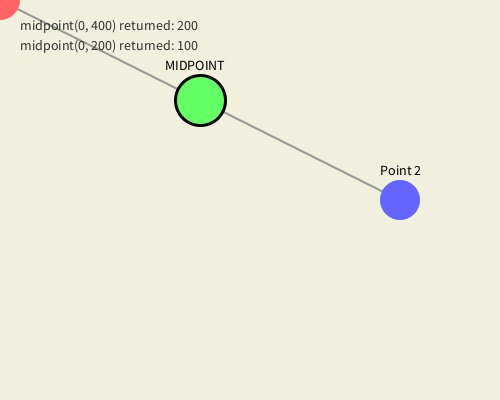
Frame 1 (no input)
Frame 60 (the mouse pressed at the canvas centre just before this capture): identical to frame 1, image omitted
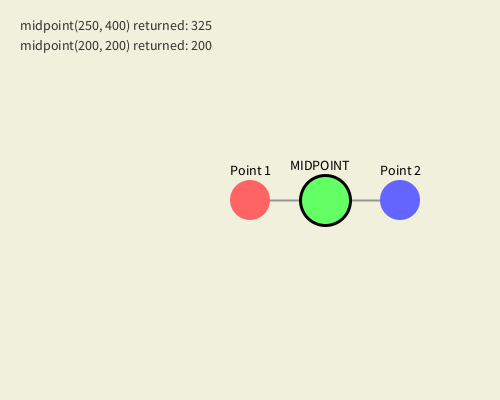
Frame 120 (the mouse held since frame 60 and released just before this capture)

The Processing sketch that drew these frames (run headless with seeded random() and noise(); from frame 60 on, the mouse is pressed at the canvas centre):

// Processing sketch: Day_7_Activity2_midpoint
// ── Day_7_Activity2_midpoint.pde
// Activity 3: Midpoint Visualizer
// Learn: Non-void functions that RETURN a value
// The midpoint() function returns the middle between two numbers

// Two draggable points
float point1X, point1Y;
float point2X, point2Y;

void setup() {
  size(500, 400);
  
  // Set initial positions for our two points
  point1X = 100;
  point1Y = 200;
  point2X = 400;
  point2Y = 200;
}

void draw() {
  background(240, 240, 220);
  
  // Point 1 follows the mouse
  point1X = mouseX;
  point1Y = mouseY;
  
  // Calculate midpoints using our function
  // The function RETURNS a value that we store in variables
  float midX = midpoint(point1X, point2X);
  float midY = midpoint(point1Y, point2Y);
  
  // Draw the line connecting the two points
  stroke(150);
  strokeWeight(2);
  line(point1X, point1Y, point2X, point2Y);
  
  // Draw Point 1 (follows mouse)
  fill(255, 100, 100);
  noStroke();
  ellipse(point1X, point1Y, 40, 40);
  
  // Draw Point 2 (stationary)
  fill(100, 100, 255);
  ellipse(point2X, point2Y, 40, 40);
  
  // Draw the midpoint using our RETURNED values
  fill(100, 255, 100);
  stroke(0);
  strokeWeight(3);
  ellipse(midX, midY, 50, 50);
  
  // Labels
  fill(0);
  textSize(14);
  text("Point 1", point1X - 20, point1Y - 25);
  text("Point 2", point2X - 20, point2Y - 25);
  text("MIDPOINT", midX - 35, midY - 30);
  
  // Display the returned values
  fill(50);
  textSize(14);
  text("midpoint(" + int(point1X) + ", " + int(point2X) + ") returned: " + int(midX), 20, 30);
  text("midpoint(" + int(point1Y) + ", " + int(point2Y) + ") returned: " + int(midY), 20, 50);
}

// NON-VOID FUNCTION: Returns a float value
// This calculates the midpoint (average) of two numbers
float midpoint(float a, float b) {
  float middle = (a + b) / 2;
  return middle;  // Send the answer back!
}
